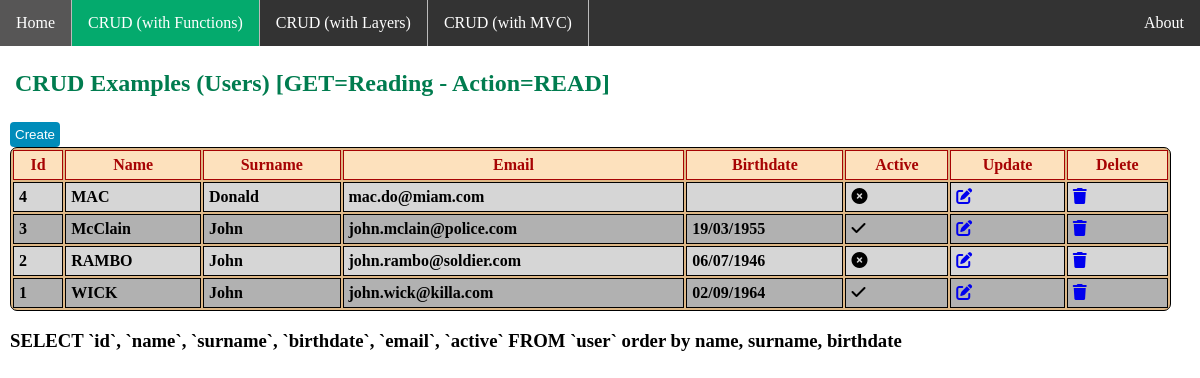
Screenshot of /crud.php with the database file from the repository.
### tables this page shows
CREATE TABLE `user` (
  `id` int(11) NOT NULL,
  `name` varchar(255) NOT NULL,
  `surname` varchar(255) NOT NULL,
  `birthdate` datetime DEFAULT NULL,
  `email` varchar(500) DEFAULT NULL,
  `active` tinyint(1) NOT NULL DEFAULT 0,
  CONSTRAINT CHK_useractive CHECK (active=0 or active=1)
);

### inc/fn/pageinfo.php (called while the page is built, shortened)
<?php
function pageInfo_Basename(){
	return basename($_SERVER['PHP_SELF']);
}

### inc/db/db_pdo.php (called while the page is built, shortened)
<?php
$dbconn = null;
function db_close()
{
  return $dbconn = null;
}
function db_select($sqlQuery, $paramArray = null)
{
  $stmt = db_query($sqlQuery, $paramArray);
  try {
    $result = $stmt->execute();
  } catch (PDOException $e) {
    $dblastErr = $e;
    $dblastErrInfo = $stmt->errorInfo();;
    return db_close();
  }
  if ($result) {
    return $stmt->fetchAll(PDO::FETCH_ASSOC);
  }
  return null;
}
function db_query($sqlQuery, $paramArray = null)
{
  global $dbconn;
  $stmt = $dbconn->prepare($sqlQuery);
  return $stmt;
}

### inc/fn/functions.php (called while the page is built, shortened)
<?php
require_once "pageinfo.php";
function date_Db2Html_fr($dateStr, $defaultWithTime=true){
	if(!isset($dateStr))
		return "";
	try {
		if($defaultWithTime)
			return date('d/m/Y H:i:s', strtotime($dateStr));
		else
			return date('d/m/Y', strtotime($dateStr));
	} catch (\Throwable $th) {
		return null;
	}
}
function rowcount($param){
	try {
		return count($param);
	} catch (\Throwable $th) {
		return -1;
	}
}

### crud.php (the view, shortened to what this page needs)
<?php
require_once "inc/fn/functions.php";
$currUrl = pageInfo_Basename();
$method = $action = $readonly = $disabled = $msg= $oldaction = "";
switch (strtoupper($action)) {
	default:
		$action="READ";
		break;
}
if ($_SERVER['REQUEST_METHOD'] == 'POST') {
	$method = "POST";
	$state = "$method=Writing";
	if (isset($_POST["id"])) {
		$userId = test_input($_POST["id"]);
	}
	if (isset($_POST["name"])) {
		$userName = test_input($_POST["name"]);
	}
	if (isset($_POST["surname"])) {
		$userSurname = test_input($_POST["surname"]);
	}
	if (isset($_POST["email"])) {
		$userEmail = test_input($_POST["email"]);
	}
	if (isset($_POST["bd"])) {
		$userBirthdate = test_input($_POST["bd"]);
	}
	if (isset($_POST["act"])) {
		$userActive = test_input($_POST["act"]);
	}
}else {
	$method = "GET";
	$state = "$method=Reading";
}
require_once "inc/db/db_pdo.php";
$pageTitle = "CRUD Examples (Users)";
?>
<!DOCTYPE html>
<html lang="en">
<head>
	<link rel="stylesheet" href="https://cdnjs.cloudflare.com/ajax/libs/font-awesome/6.4.0/css/all.min.css" />
	<link rel="stylesheet" href="css/main.css">
	<link rel="stylesheet" href="css/style.css">
</head>
<body>
<?php
 include_once "site/nav/navigation.php";
?>
<section class="main">
<h2 class="secondtitle"><?=$pageTitle. " [" .$state . " - Action=" . $action . "]"?></h2>
<?php
	if($method=="GET" && $action=="READ") {
?>
	<a href="<?=$currUrl?>?action=create"><button id="create">Create</button></a>
	<table>
		<tr>
			<th>Id</a></th>
			<th>Name</a></th>
			<th>Surname</a></th>
			<th>Email</a></th>
			<th>Birthdate</th>
			<th>Active</th>
			<th>Update</th>
			<th>Delete</th>
		</tr>
<?php
		$query="SELECT `id`, `name`, `surname`, `birthdate`, `email`, `active` FROM `user`
								order by name, surname, birthdate";
		$queryAffich=$query;
		$rows = db_select($query);
		if(rowcount($rows)>0){
			foreach ($rows as $row) {
				echo ("<tr>");
				echo ("<td>" . $row["id"] . "</td>");
				echo ("<td>" . $row["name"] . "</td>");
				echo ("<td>" . $row["surname"] . "</td>");
				echo ("<td>" . $row["email"] . "</td>");
				echo ("<td>" . date_Db2Html_fr($row["birthdate"], false) . "</td>");
				echo ("<td>" . ($row["active"]==0?"<i class='fa-solid fa-circle-xmark'></i>":"<i class='fa-solid fa-check'></i>") . "</td>");
				echo ("<td><a href='$currUrl?action=update&id=".$row["id"]."'><i class='fa-solid fa-pen-to-square'></i></a></td>");
				echo ("<td><a href='$currUrl?action=delete&id=".$row["id"]."'><i class='fa-solid fa-trash'></i></a></td>");
				echo ("</tr>");
			}
		}
		else{
			echo ("<tr><td colspan='8'>No Data Found</td></tr>");
		}
		echo "</table>";
		echo "<h3>".$queryAffich."</h3>";
	}
?>
</section>
</body>
</html>

### site/nav/navigation.php (shortened to what this page needs)
<?php
	require_once __DIR__."/../../inc/fn/pageinfo.php";
	$activeIndex=$activeCrud=$activeCrudlayer=$activeCrudlayermvc="";
	$uri = pageInfo_Basename();
	$activeIndex=" class='active'";
	if(str_contains($uri, "crud.php")){
		$activeCrud=" class='active'";
		$activeIndex="";
	}
?>
<nav>
	<ul>
		<li><a <?=$activeIndex?> href="index.php">Home</a></li>
		<li><a <?=$activeCrud?> href="crud.php">CRUD (with Functions)</a></li>
		<li><a <?=$activeCrudlayer?> href="crudlayer.php">CRUD (with Layers)</a></li>
		<li><a <?=$activeCrudlayermvc?> href="index.php?page=user">CRUD (with MVC)</a></li>
		<li style="float:right"><a href="#about">About</a></li>
	</ul>
</nav>

### css/main.css (style rules this page uses)
body { margin: 0; padding: 0; padding-top: 45px; }
nav>ul { position: fixed; top: 0; width: 100%; list-style-type: none; margin: 0; padding: 0; overflow: hidden; background-color: #333; }
nav li { float: left; border-right: 1px solid #bbb; }
nav li:last-child { border-right: none; }
nav li a { display: block; color: white; text-align: center; padding: 14px 16px; text-decoration: none; }
nav .active { background-color: #04AA6D; }
.secondtitle { padding: 5px; color: #007c4f; }

### css/style.css (style rules this page uses)
body { width:98%; }
section.main { padding-left: 10px; padding-right: 5px; }
table { width: 100%; border-radius: 7px; border: 1px solid; background-color: burlywood; font-weight: bolder; }
table th { padding: 5px; border: 1px solid; background-color: rgb(253, 225, 189); color: rgb(167, 3, 3); }
table td { padding: 5px; border: 1px solid; color: black; }
table tr:nth-child(even) { background-color: rgb(214, 214, 214); }
table tr:nth-child(odd) { background-color: rgb(177, 177, 177); }
button { transition-duration: 0.4s; border-radius: 4px; background-color: #008CBA; padding:5px; border: 0; margin-right: 2px; color: white; }

### rows the page displays
user: id "4", name "MAC", surname "Donald", email "mac.do@miam.com", active 0 (drawn)
user: id "3", name "McClain", surname "John", email "john.mclain@police.com", birthdate "19/03/1955", active 1 (drawn)
user: id "2", name "RAMBO", surname "John", email "john.rambo@soldier.com", birthdate "06/07/1946", active 0 (drawn)
user: id "1", name "WICK", surname "John", email "john.wick@killa.com", birthdate "02/09/1964", active 1 (drawn)

### other values shown
$pageTitle "CRUD Examples (Users)"
$state "GET=Reading"
$action "READ"
$queryAffich "SELECT `id`, `name`, `surname`, `birthdate`, `email`, `active` FROM `user` order by name, surname, birthdate"
